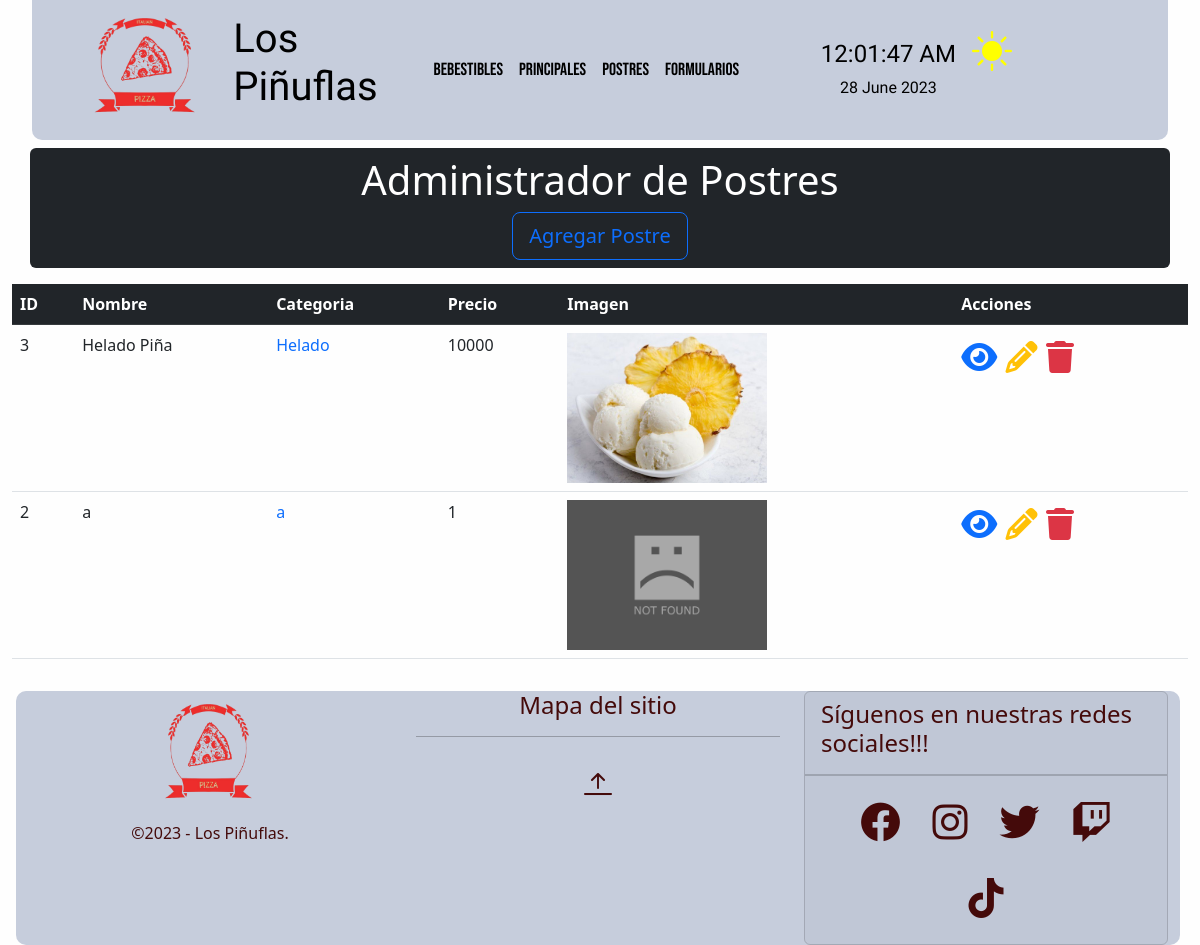
The app's page /crud/postres/ with its own data.
### crud/models.py (models this page shows, shortened)
class Postre(models.Model):
    nombre=models.CharField(max_length=20)
    categoria=models.CharField(max_length=20)
    precio=models.IntegerField()
    image = models.ImageField(verbose_name='Imagen',upload_to='media/postre',null=True,blank=True)
    class Meta:
        ordering = ['categoria','nombre']

### crud/views.py (the view)
# urls.py: path('postres/', postre_list),
def postre_list(request):
    context = {'postres': Postre.objects.all()}
    return render(request,'crud/postres.html',context)

### crud/templates/crud/postres.html (shortened to what this page needs)
{% extends 'crud/base.html' %}
{% load static %}
{% block content %}
<div class="container my-2 p-2 bg-dark text-white text-center rounded">
    <h1>Administrador de Postres</h1>
    <a class="btn btn-outline-primary btn-lg btn-block" href="{% url 'postre-new' %}">Agregar Postre</a>
</div>
<div class="container-fluid my-2">
    <div class="table-responsive">
        <table class="table">
            <thead class="table-dark">
                <tr>
                    <th>ID</th>
                    <th>Nombre</th>
                    <th>Categoria</th>
                    <th>Precio</th>
                    <th>Imagen</th>
                    <th>Acciones</th>
                </tr>
            </thead>
            <tbody>
                {% for postre in postres %}
                <tr>
                    <td>{{postre.id}}</td>
                    <td>{{postre.nombre}}</td>
                    <td>
                        <a class= "text-decoration-none" href="/crud/postres/categoria/{{postre.categoria}}">{{postre.categoria}}</a>
                    </td>
                    <td>{{postre.precio}}</td>
                    <td>
                        {% if postre.image %}
                        <img class="img-view" src="{{postre.image.url}}" alt="{{postre.title}}">
                        {% else%}
                        <img class="img-view" src="{% static 'crud/img/image_not_found.jpg' %}" alt="INF">
                        {% endif %}
                    </td>
                    <td>
                        <a class="text-decoration-none" href="{% url 'postre-detail' postre_id=postre.id %}">
                            <span class="text-primary fs-2">
                                <i class="fa-solid fa-eye"></i>
                            </span>
                        </a>
                        <a class="text-decoration-none" href="{% url 'postre-edit' postre_id=postre.id %}">
                            <span class="text-warning fs-2">
                                <i class="fa-solid fa-pencil"></i>
                            </span>
                        </a>
                        <a class="text-decoration-none"
                            href="{% url 'postre-delete' postre_id=postre.id %}">
                            <span class="text-danger fs-2">
                                <i class="fa-solid fa-trash"></i>
                            </span>
                        </a>
                    </td>
                </tr>
                {% endfor %}
            </tbody>
        </table>
    </div>
</div>
{% endblock %}

### core/static/core/css/colors.css (style rules this page uses)
:root,[new-data-bs-theme="light"] { --clr-light:#FFF9DE; --crl-dark:#67d4f5; --clr-primary:#5350ff; --clr-secondary:#FFD3B0; --clr-accent:#f54141; --clr-accent2:#440a0a; --bg-top-bottom:#c6cddc; --bg-middle:#fefefe; --text-top: black; --text-middle: black; --text-bottom:black; --fg: var(--clr-light); --bg: var(--crl-dark); }
body { background-color: #2C3333; }
.colors-middle { background: var(--bg-middle); color: var(--text-middle); transition: background-color 1.2s ease-in-out; }

### crud/static/crud/css/imagenes.css (style rules this page uses)
.img-view { height: 150px; width: 200px; }

### records on screen
Postre: id "3", nombre "Helado Piña", categoria "Helado", precio "10000", image (picture)
Postre: id "2", nombre "a", categoria "a", precio "1"
